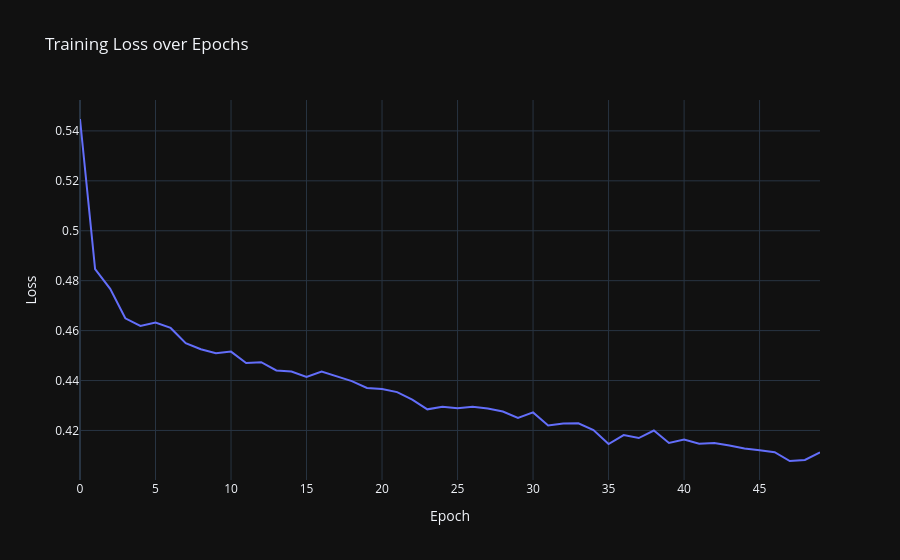

This figure's notebook cell:
### Code cell
fig = px.line(y=train_losses, title='Training Loss over Epochs', labels={'x': 'Epoch', 'y': 'Loss'})
fig.show()

### Figure 1 — Plotly figure (JSON) as saved in the notebook; plotly's stock layout.template omitted (floating-point values rounded to 4 significant figures)
{"data": [{"hovertemplate": "Epoch=%{x}<br>Loss=%{y}<extra></extra>", "legendgroup": "", "line": {"color": "#636efa", "dash": "solid"}, "marker": {"symbol": "circle"}, "mode": "lines", "name": "", "orientation": "v", "showlegend": false, "x": [0, 1, 2, 3, 4, 5, 6, 7, 8, 9, 10, 11, 12, 13, 14, 15, 16, 17, 18, 19, 20, 21, 22, 23, 24, 25, 26, 27, 28, 29, 30, 31, 32, 33, 34, 35, 36, 37, 38, 39, 40, 41, 42, 43, 44, 45, 46, 47, 48, 49], "xaxis": "x", "y": [0.5448, 0.4847, 0.4767, 0.4649, 0.4619, 0.4632, 0.4611, 0.455, 0.4525, 0.4509, 0.4516, 0.447, 0.4473, 0.444, 0.4436, 0.4414, 0.4436, 0.4418, 0.4398, 0.437, 0.4367, 0.4354, 0.4324, 0.4285, 0.4295, 0.4289, 0.4295, 0.4288, 0.4276, 0.4251, 0.4272, 0.422, 0.4228, 0.4229, 0.4202, 0.4146, 0.4182, 0.417, 0.42, 0.415, 0.4163, 0.4147, 0.415, 0.414, 0.4128, 0.4121, 0.4113, 0.4078, 0.4082, 0.4113], "yaxis": "y", "type": "scatter"}], "layout": {"xaxis": {"anchor": "y", "domain": [0.0, 1.0], "title": {"text": "Epoch"}}, "yaxis": {"anchor": "x", "domain": [0.0, 1.0], "title": {"text": "Loss"}}, "legend": {"tracegroupgap": 0}, "title": {"text": "Training Loss over Epochs"}}}
